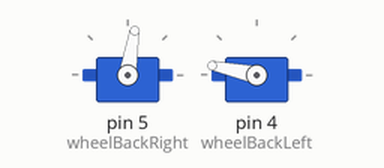
Recording of a sketch running on a simulated Arduino Uno, built with avr-gcc and run on an emulated ATmega328P. Parts: 2 × servo.

Above: at 0.1 s.
At 113.7 s:
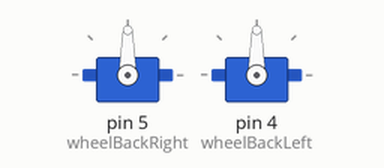
Timing chart, 0 to 115.2 s (numbered marks = the images above):
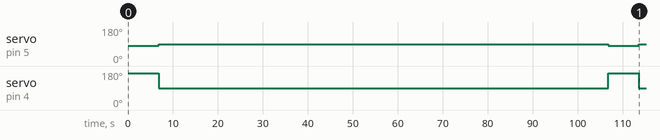

Measured:
- by itself, servo on pin 5 (wheelBackRight): 81° → 90° at 6.8 s, → 81° 100 s later, → 90° 6.8 s later
- by itself, servo on pin 4 (wheelBackLeft): 168° → 90° at 6.8 s, → 168° 100 s later, → 90° 6.8 s later

The sketch:

Lab1-C1.ino
```cpp
#include<Servo.h>

Servo wheelBackRight;
Servo wheelBackLeft;

int pos1;
int pos2;
void setup() {
  // put your setup code here, to run once:
  pos1 = 81;
  pos2 = 168;
  wheelBackRight.attach(5);
  wheelBackLeft.attach(4);
}

void loop() {
  // put your main code here, to run repeatedly:
  wheelBackRight.write(pos1);
  wheelBackLeft.write(pos2);
  delay(6800);
  wheelBackRight.write(90);
  wheelBackLeft.write(90);
  delay(100000);
  exit;
}
```
